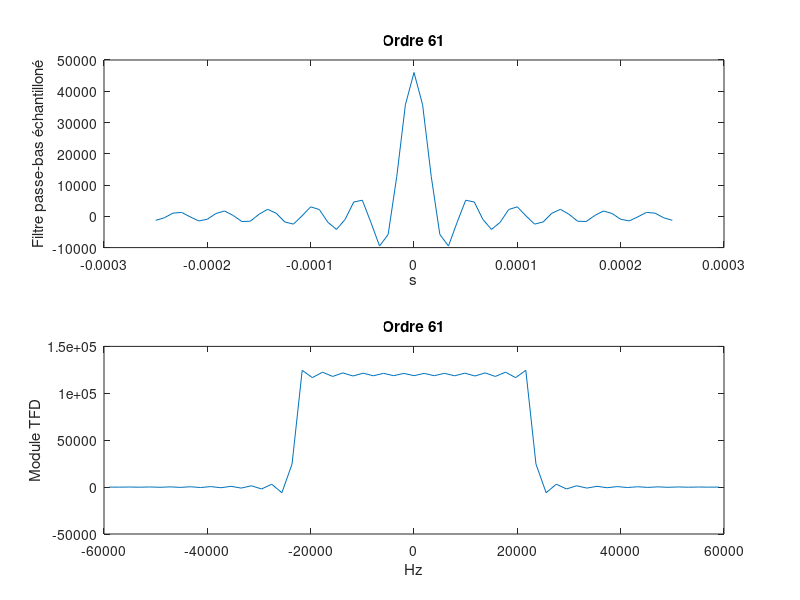

Recreate this plot in MATLAB. (Note: this script raises an error after producing the figure.)
clear all;
close all;

T=40*(10^-3);
f1=0;
f2=46000;
Fe=120000;
ordre_filtre=61;

fc=(max(f2,f1)-min(f2,f1))/2;
plage=(-(ordre_filtre-1)/2:(ordre_filtre-1)/2)*(1/Fe);
Impulsion=2*fc*sinc(2*fc*plage);

subplot(2,1,1)
plot(plage,Impulsion)
title('Ordre 61')
xlabel('s')
ylabel('Filtre passe-bas échantilloné')

FourrierImp=fftshift(fft(ifftshift(Impulsion)));
subplot(2,1,2)
plot(plage*Fe*Fe/ordre_filtre,(FourrierImp))
title('Ordre 61')
xlabel('Hz')
ylabel('Module TFD')

signal_recu=Signal_transmit();

figure;
plot(plage*Fe*Fe/ordre_filtre,(FourrierImp))
hold on;
module_signal=abs(fft(signal_recu));
plage_module=(-Fe/2:Fe/(length(module_signal)-1):Fe/2);
semilogy(plage_module,module_signal)
hold off;